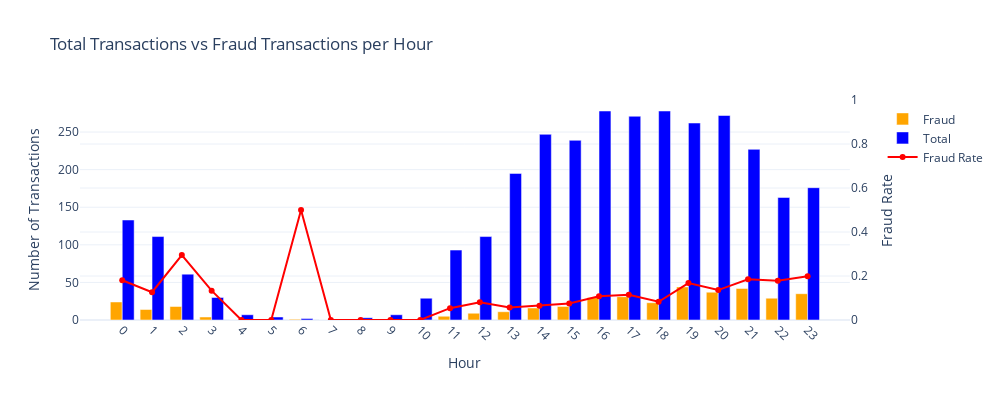

The notebook cell saved with this chart:
### Code cell
fig = make_subplots(specs=[[{"secondary_y": True}]])

# Adding bars for fraudulent transactions
fig.add_trace(
    go.Bar(
        x=transactions_by_hour.index,
        y=transactions_by_hour['fraud'],
        name='Fraud',
        marker_color='orange',
        hovertemplate='Fraud: %{y}<extra></extra>',
    ),
    secondary_y=False,
)

# Adding bars for all transactions
fig.add_trace(
    go.Bar(
        x=transactions_by_hour.index,
        y=transactions_by_hour['all_transactions'],
        name='Total',
        marker_color='blue',
        hovertemplate='Non-Fraud: %{y}<extra></extra>',
    ),
    secondary_y=False,
)

# Adding the line for the fraud rate
fig.add_trace(
    go.Scatter(
        x=fraud_by_hour['hour'],
        y=fraud_by_hour['fraud_rate'],
        name='Fraud Rate',
        mode='lines+markers',
        line=dict(color='red'),
        hovertemplate='Fraud Rate: %{y:.2f}<extra></extra>',
    ),
    secondary_y=True,
)

# Layout configuration
fig.update_layout(
    title="Total Transactions vs Fraud Transactions per Hour",
    xaxis_title="Hour",
    yaxis_title="Number of Transactions",
    yaxis2_title="Fraud Rate",
    barmode='group',
    legend=dict(
        x=0.98,
        y=0.98,
        bgcolor='rgba(255, 255, 255, 0.5)',
    ),
    template="plotly_white",
    width=1000,
    height=400,
)

# Axis configuration
fig.update_xaxes(
    tickangle=45,
    type='category',
)

# Axis configuration
fig.update_yaxes(title_text="Number of Transactions", secondary_y=False)
fig.update_yaxes(title_text="Fraud Rate", secondary_y=True, range=[0, 1])

fig.show()

### Figure 1 — Plotly figure (JSON) as saved in the notebook; plotly's stock layout.template omitted (floating-point values rounded to 4 significant figures)
{"data": [{"hovertemplate": "Fraud: %{y}<extra></extra>", "marker": {"color": "orange"}, "name": "Fraud", "type": "bar", "x": [0, 1, 2, 3, 4, 5, 6, 7, 8, 9, 10, 11, 12, 13, 14, 15, 16, 17, 18, 19, 20, 21, 22, 23], "xaxis": "x", "y": [24, 14, 18, 4, 0, 0, 1, 0, 0, 0, 0, 5, 9, 11, 16, 18, 30, 31, 23, 44, 37, 42, 29, 35], "yaxis": "y"}, {"hovertemplate": "Non-Fraud: %{y}<extra></extra>", "marker": {"color": "blue"}, "name": "Total", "type": "bar", "x": [0, 1, 2, 3, 4, 5, 6, 7, 8, 9, 10, 11, 12, 13, 14, 15, 16, 17, 18, 19, 20, 21, 22, 23], "xaxis": "x", "y": [133, 111, 61, 30, 7, 4, 2, 0, 3, 7, 29, 93, 111, 195, 247, 239, 278, 271, 278, 262, 272, 227, 163, 176], "yaxis": "y"}, {"hovertemplate": "Fraud Rate: %{y:.2f}<extra></extra>", "line": {"color": "red"}, "mode": "lines+markers", "name": "Fraud Rate", "type": "scatter", "x": [0, 1, 2, 3, 4, 5, 6, 7, 8, 9, 10, 11, 12, 13, 14, 15, 16, 17, 18, 19, 20, 21, 22, 23], "xaxis": "x", "y": [0.1805, 0.1261, 0.2951, 0.1333, 0.0, 0.0, 0.5, 0.0, 0.0, 0.0, 0.0, 0.05376, 0.08108, 0.05641, 0.06478, 0.07531, 0.1079, 0.1144, 0.08273, 0.1679, 0.136, 0.185, 0.1779, 0.1989], "yaxis": "y2"}], "layout": {"barmode": "group", "height": 400, "legend": {"bgcolor": "rgba(255, 255, 255, 0.5)", "x": 0.98, "y": 0.98}, "title": {"text": "Total Transactions vs Fraud Transactions per Hour"}, "width": 1000, "xaxis": {"anchor": "y", "domain": [0, 0.94], "tickangle": 45, "title": {"text": "Hour"}, "type": "category"}, "yaxis": {"anchor": "x", "domain": [0, 1], "title": {"text": "Number of Transactions"}}, "yaxis2": {"anchor": "x", "overlaying": "y", "range": [0, 1], "side": "right", "title": {"text": "Fraud Rate"}}}}
